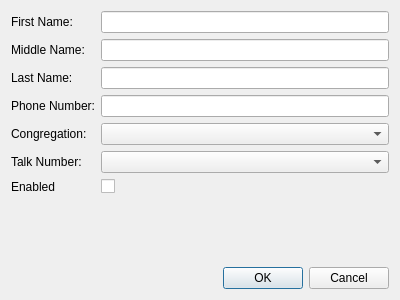
<?xml version="1.0" encoding="UTF-8"?>
<ui version="4.0">
 <class>UpdateElderDialog</class>
 <widget class="QDialog" name="UpdateElderDialog">
  <property name="geometry">
   <rect>
    <x>0</x>
    <y>0</y>
    <width>400</width>
    <height>300</height>
   </rect>
  </property>
  <property name="windowTitle">
   <string>Dialog</string>
  </property>
  <layout class="QVBoxLayout" name="verticalLayout">
   <item>
    <layout class="QFormLayout" name="formLayout">
     <item row="0" column="0">
      <widget class="QLabel" name="updateFirstNameLabel">
       <property name="text">
        <string>First Name:</string>
       </property>
      </widget>
     </item>
     <item row="0" column="1">
      <widget class="QLineEdit" name="newFirstNameLineEdit"/>
     </item>
     <item row="1" column="0">
      <widget class="QLabel" name="updateMiddleNameLabel">
       <property name="text">
        <string>Middle Name:</string>
       </property>
      </widget>
     </item>
     <item row="1" column="1">
      <widget class="QLineEdit" name="newMiddleNameLineEdit"/>
     </item>
     <item row="2" column="0">
      <widget class="QLabel" name="updateLastNameLabel">
       <property name="text">
        <string>Last Name:</string>
       </property>
      </widget>
     </item>
     <item row="2" column="1">
      <widget class="QLineEdit" name="newLastNameLineEdit"/>
     </item>
     <item row="3" column="0">
      <widget class="QLabel" name="updatePhoneNumberLabel">
       <property name="text">
        <string>Phone Number:</string>
       </property>
      </widget>
     </item>
     <item row="3" column="1">
      <widget class="QLineEdit" name="newPhoneNumberLineEdit"/>
     </item>
     <item row="4" column="0">
      <widget class="QLabel" name="updateCongregationLabel">
       <property name="text">
        <string>Congregation:</string>
       </property>
      </widget>
     </item>
     <item row="4" column="1">
      <widget class="QComboBox" name="newCongregationComboBox"/>
     </item>
     <item row="5" column="0">
      <widget class="QLabel" name="updateTalkNumberLabel">
       <property name="text">
        <string>Talk Number:</string>
       </property>
      </widget>
     </item>
     <item row="5" column="1">
      <widget class="QComboBox" name="newTalkNumberComboBox"/>
     </item>
     <item row="6" column="0">
      <widget class="QLabel" name="newEnabledStatusLabel">
       <property name="text">
        <string>Enabled</string>
       </property>
      </widget>
     </item>
     <item row="6" column="1">
      <widget class="QCheckBox" name="newEnabledStatusCheckbox">
       <property name="text">
        <string/>
       </property>
      </widget>
     </item>
    </layout>
   </item>
   <item>
    <widget class="QDialogButtonBox" name="buttonBox">
     <property name="orientation">
      <enum>Qt::Horizontal</enum>
     </property>
     <property name="standardButtons">
      <set>QDialogButtonBox::Cancel|QDialogButtonBox::Ok</set>
     </property>
    </widget>
   </item>
  </layout>
 </widget>
 <resources/>
 <connections>
  <connection>
   <sender>buttonBox</sender>
   <signal>accepted()</signal>
   <receiver>UpdateElderDialog</receiver>
   <slot>accept()</slot>
   <hints>
    <hint type="sourcelabel">
     <x>248</x>
     <y>254</y>
    </hint>
    <hint type="destinationlabel">
     <x>157</x>
     <y>274</y>
    </hint>
   </hints>
  </connection>
  <connection>
   <sender>buttonBox</sender>
   <signal>rejected()</signal>
   <receiver>UpdateElderDialog</receiver>
   <slot>reject()</slot>
   <hints>
    <hint type="sourcelabel">
     <x>316</x>
     <y>260</y>
    </hint>
    <hint type="destinationlabel">
     <x>286</x>
     <y>274</y>
    </hint>
   </hints>
  </connection>
 </connections>
</ui>
